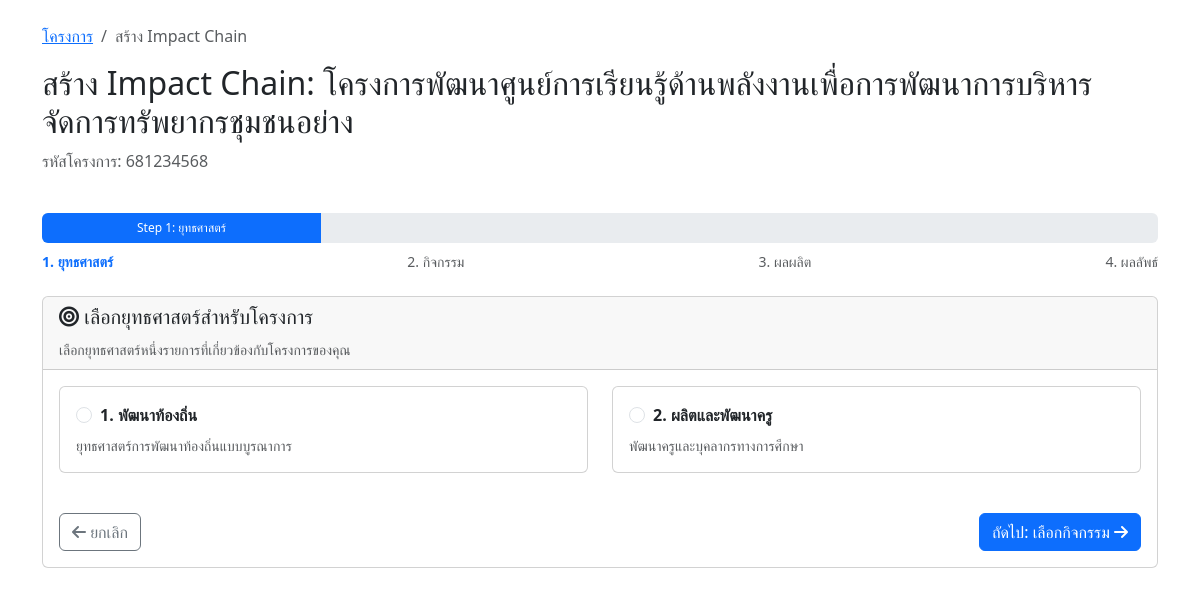
The page /impact-chain/step1-strategy.php?project_id=4 (signed in) on the database as committed earlier.
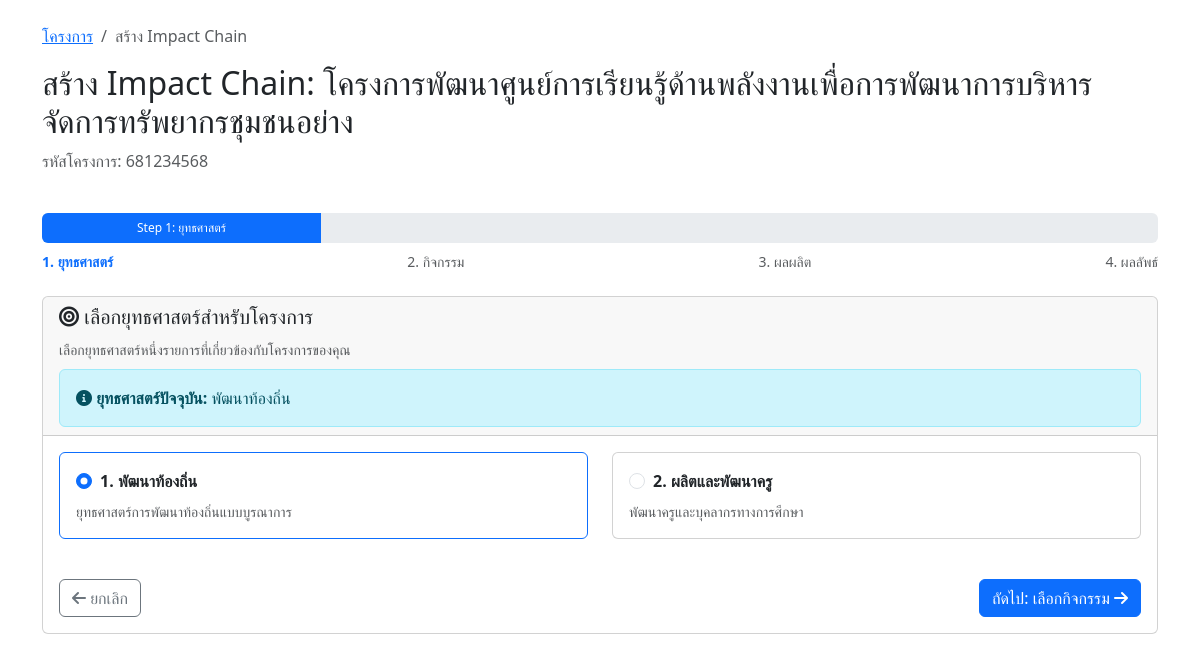
The same page on the database as committed later.
### tables this page shows
CREATE TABLE `strategies` (
  `strategy_id` int(11) NOT NULL,
  `strategy_code` varchar(50) NOT NULL,
  `strategy_name` varchar(255) NOT NULL,
  `description` text DEFAULT NULL,
  `created_at` timestamp NOT NULL DEFAULT current_timestamp()
);

CREATE TABLE `project_strategies` (
  `id` int(11) NOT NULL,
  `project_id` int(11) NOT NULL COMMENT 'รหัสโครงการ',
  `strategy_id` int(11) NOT NULL COMMENT 'รหัสยุทธศาสตร์',
  `created_by` varchar(100) DEFAULT NULL COMMENT 'ผู้สร้าง',
  `created_at` timestamp NOT NULL DEFAULT current_timestamp(),
  `updated_at` timestamp NOT NULL DEFAULT current_timestamp() ON UPDATE current_timestamp()
);

### impact-chain/step1-strategy.php (the view, shortened to what the changed rows need)
<?php
require_once '../config.php';
$project_id = isset($_GET['project_id']) ? (int)$_GET['project_id'] : 0;
$user_id = $_SESSION['user_id'];
$check_query = "SELECT * FROM projects WHERE id = ? AND created_by = ?";
$check_stmt = mysqli_prepare($conn, $check_query);
mysqli_stmt_bind_param($check_stmt, 'is', $project_id, $user_id);
mysqli_stmt_execute($check_stmt);
$project_result = mysqli_stmt_get_result($check_stmt);
$project = mysqli_fetch_assoc($project_result);
$strategies_query = "SELECT * FROM strategies ORDER BY strategy_id ASC";
$strategies_result = mysqli_query($conn, $strategies_query);
$strategies = mysqli_fetch_all($strategies_result, MYSQLI_ASSOC);
$selected_strategies = [];
$selected_strategy_ids = [];
$selected_strategy_query = "SELECT ps.strategy_id, s.strategy_name
                           FROM project_strategies ps
                           JOIN strategies s ON ps.strategy_id = s.strategy_id
                           WHERE ps.project_id = ?";
$selected_strategy_stmt = mysqli_prepare($conn, $selected_strategy_query);
mysqli_stmt_bind_param($selected_strategy_stmt, 'i', $project_id);
mysqli_stmt_execute($selected_strategy_stmt);
$selected_strategy_result = mysqli_stmt_get_result($selected_strategy_stmt);
while ($strategy = mysqli_fetch_assoc($selected_strategy_result)) {
    $selected_strategies[] = $strategy;
    $selected_strategy_ids[] = $strategy['strategy_id'];
}
?>
<!DOCTYPE html>
<html lang="th">
<head>
    <link href="https://cdn.jsdelivr.net/npm/bootstrap@5.3.0/dist/css/bootstrap.min.css" rel="stylesheet">
    <link href="https://cdnjs.cloudflare.com/ajax/libs/font-awesome/6.0.0/css/all.min.css" rel="stylesheet">
</head>
<body>
    <div class="container mt-4">
        <div class="row mb-4">
            <div class="col-12">
                <h2>สร้าง Impact Chain: <?php echo htmlspecialchars($project['name']); ?></h2>
            </div>
        </div>
        <div class="row">
            <div class="col-12">
                <div class="card">
                    <div class="card-header">
                        <?php if (!empty($selected_strategies)): ?>
                            <div class="mt-2">
                                <div class="alert alert-info mb-0">
                                    <i class="fas fa-info-circle"></i>
                                    <strong>ยุทธศาสตร์ปัจจุบัน:</strong>
                                    <?php echo htmlspecialchars($selected_strategies[0]['strategy_name']); ?>
                                </div>
                            </div>
                        <?php endif; ?>
                    </div>
                    <div class="card-body">
                        <form action="process-step1.php" method="POST">
                            <?php if (empty($strategies)): ?>
                                <div class="alert alert-warning">
                                    <i class="fas fa-exclamation-triangle"></i> ไม่พบข้อมูลยุทธศาสตร์ในระบบ
                                </div>
                            <?php else: ?>
                                <div class="row">
                                    <?php $counter = 1;
                                    foreach ($strategies as $strategy): ?>
                                        <div class="col-md-6 mb-3">
                                            <div class="card h-100 <?php echo in_array($strategy['strategy_id'], $selected_strategy_ids) ? 'border-primary' : ''; ?>">
                                                <div class="card-body">
                                                    <div class="form-check">
                                                        <input class="form-check-input" type="radio"
                                                            name="strategy" value="<?php echo $strategy['strategy_id']; ?>"
                                                            id="strategy_<?php echo $strategy['strategy_id']; ?>"
                                                            <?php echo in_array($strategy['strategy_id'], $selected_strategy_ids) ? 'checked' : ''; ?>>
                                                        <label class="form-check-label fw-bold" for="strategy_<?php echo $strategy['strategy_id']; ?>">
                                                            <?php echo $counter; ?>. <?php echo htmlspecialchars($strategy['strategy_name']); ?>
                                                        </label>
                                                    </div>
                                                    <?php if (!empty($strategy['description'])): ?>
                                                        <p class="card-text mt-2 text-muted small">
                                                            <?php echo htmlspecialchars($strategy['description']); ?>
                                                        </p>
                                                    <?php endif; ?>
                                                </div>
                                            </div>
                                        </div>
                                    <?php $counter++;
                                    endforeach; ?>
                                </div>
                            <?php endif; ?>
                        </form>
                    </div>
                </div>
            </div>
        </div>
    </div>
</body>
</html>

Rows that differ between the two databases and show on the page:
added project_strategies: strategy.strategy_name "พัฒนาท้องถิ่น"
computed for strategies "พัฒนาท้องถิ่น": strategy_id "☐ 1. พัฒนาท้องถิ่น" → "☑ 1. พัฒนาท้องถิ่น"
Other text that changed with them:
text now shown: "ยุทธศาสตร์ปัจจุบัน:"
